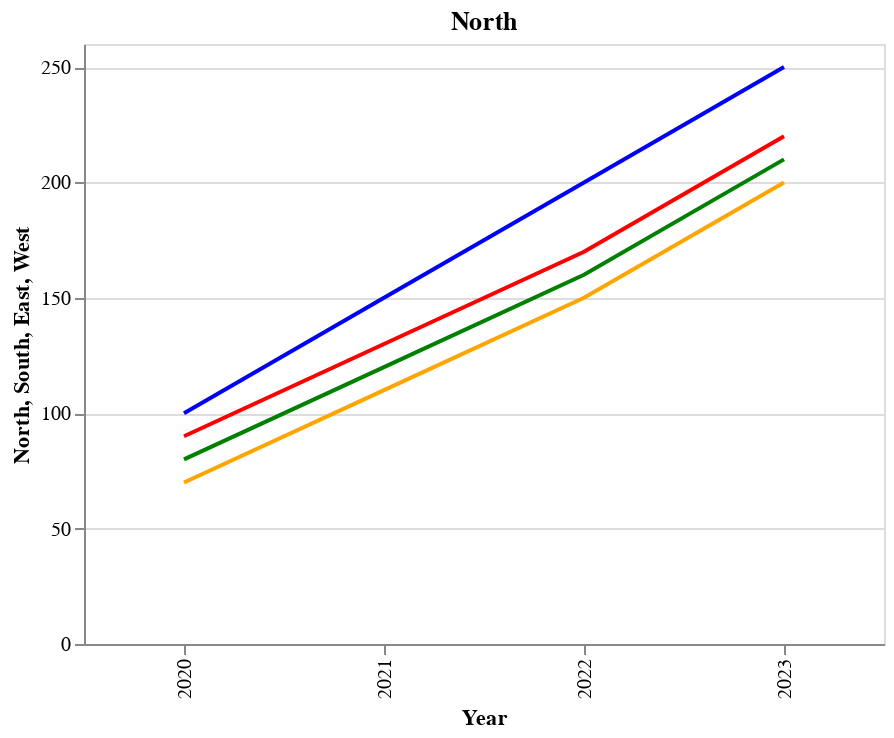

This figure's notebook cell:
### Markdown cell above
## 5.1 Wide Format



### Option A: Layer each region's line separately

### Code cell
chart_north = alt.Chart(wide_df).mark_line(stroke='blue').encode(
    x="Year:O",
    y="North:Q"
).properties(title="North")

chart_south = alt.Chart(wide_df).mark_line(stroke='red').encode(
    x="Year:O",
    y="South:Q"
).properties(title="South")

chart_east = alt.Chart(wide_df).mark_line(stroke='green').encode(
    x="Year:O",
    y="East:Q"
).properties(title="East")

chart_west = alt.Chart(wide_df).mark_line(stroke='orange').encode(
    x="Year:O",
    y="West:Q"
).properties(title="West")

# compose the charts
chart_wide_layered = alt.layer(chart_north, chart_south, chart_east, chart_west).properties(
    width=400,
    height=300
)

# Adding the legends would be a bit more work

chart_wide_layered

### Figure 1 — Vega-Lite specification as saved in the notebook (floating-point values rounded to 4 significant figures)
{"config": {"view": {"continuousWidth": 300, "continuousHeight": 300}}, "layer": [{"mark": {"type": "line", "stroke": "blue"}, "encoding": {"x": {"field": "Year", "type": "ordinal"}, "y": {"field": "North", "type": "quantitative"}}, "title": "North"}, {"mark": {"type": "line", "stroke": "red"}, "encoding": {"x": {"field": "Year", "type": "ordinal"}, "y": {"field": "South", "type": "quantitative"}}, "title": "South"}, {"mark": {"type": "line", "stroke": "green"}, "encoding": {"x": {"field": "Year", "type": "ordinal"}, "y": {"field": "East", "type": "quantitative"}}, "title": "East"}, {"mark": {"type": "line", "stroke": "orange"}, "encoding": {"x": {"field": "Year", "type": "ordinal"}, "y": {"field": "West", "type": "quantitative"}}, "title": "West"}], "data": {"name": "data-fbc5f0ba80da125ef52610d8741b8a98"}, "height": 300, "width": 400, "$schema": "https://vega.github.io/schema/vega-lite/v5.20.1.json", "datasets": {"data-fbc5f0ba80da125ef52610d8741b8a98": [{"Year": 2020, "North": 100, "South": 90, "East": 80, "West": 70}, {"Year": 2021, "North": 150, "South": 130, "East": 120, "West": 110}, {"Year": 2022, "North": 200, "South": 170, "East": 160, "West": 150}, {"Year": 2023, "North": 250, "South": 220, "East": 210, "West": 200}]}}
